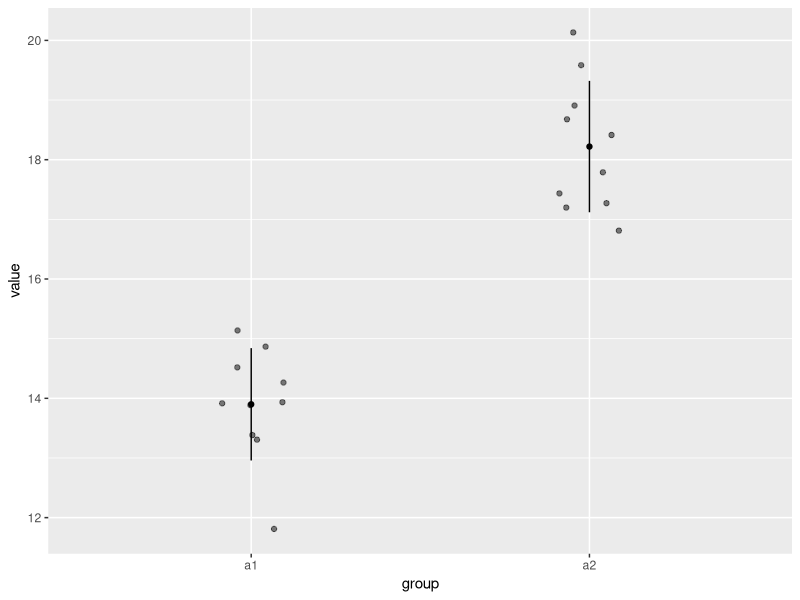

Source code (R):
library(tidyverse)
library(patchwork)
# Two group comparison lab ------------------------------------------------
# 10.5.1

xs <- rnorm(n = 10, mean = 10, sd = 5)

ys <- rnorm(n = 10, mean = 12, sd = 5)

x1 <- rnorm(n = 100, mean = 10, sd = 5)

y1 <- rnorm(n = 100, mean = 12, sd = 5)

## ttest for xs v ys
t.test(xs, ys, var.equal = TRUE)

## ttest for x1 v y1
t.test(x1, y1, var.equal = TRUE)

# 10.5.2
a1 <- c(13.9, 14.9 ,13.4, 14.3, 11.8, 13.9, 14.5, 15.1, 13.3, 13.9)
a2 <- c(17.4, 17.3, 20.1, 17.2, 18.4, 19.6, 16.8, 18.7, 17.8, 18.9)

b1 <- c(10.9, 20.3, 9.6, 8.3, 14.5, 12.3, 14.5, 16.7, 9.3, 22.0)
b2 <- c(26.9, 12.9, 11.1, 16.7, 20.0, 20.9, 16.6, 15.4, 16.2, 16.2)

df_ab <- tibble(value = c(a1, a2, b1, b2),
                group = c(rep("a1", length(a1)),
                          rep("a2", length(a1)),
                          rep("b1", length(b1)),
                          rep("b2", length(b2))))

df_mu <- df_ab %>%
  group_by(group) %>%
  summarize(mu = mean(value),
            sd = sd(value))

df_ab %>%
  filter( group %in% c("a1", "a2")) %>%
  ggplot(aes(x = group,
             y = value)) +
  geom_jitter(width = 0.1,
              alpha = 0.5) +
  geom_segment(data = df_mu %>%
                 filter(group %in% c("a1", "a2")),
               aes(x = group,
                   xend = group,
                   y = mu - sd,
                   yend = mu + sd)) +
  geom_point(data = df_mu %>%
               filter(group %in% c("a1", "a2")),
             aes(x = group,
                 y = mu))

# ttest for groups
t.test(a1, a2)
t.test(b1, b2)
